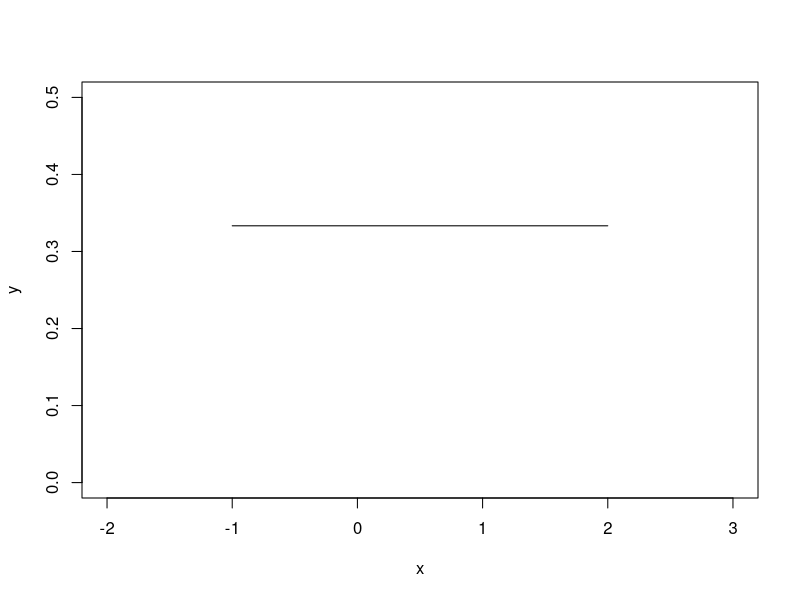
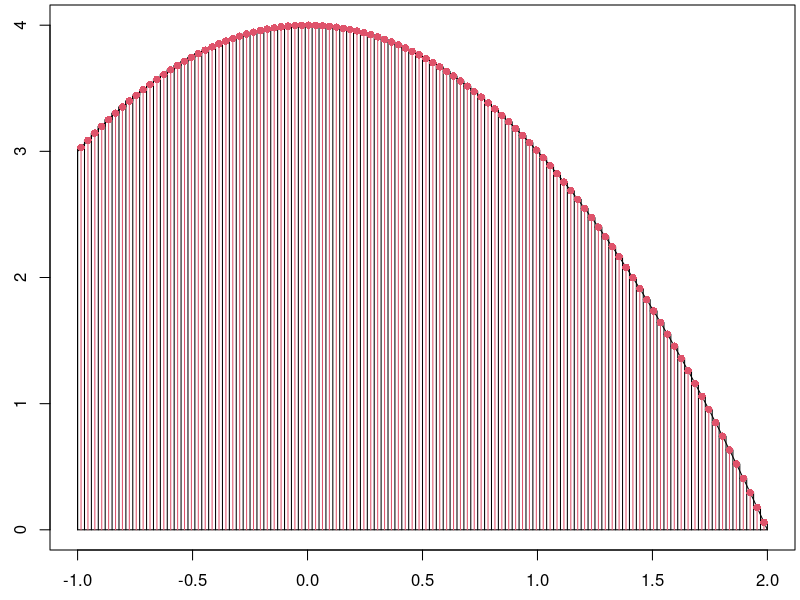
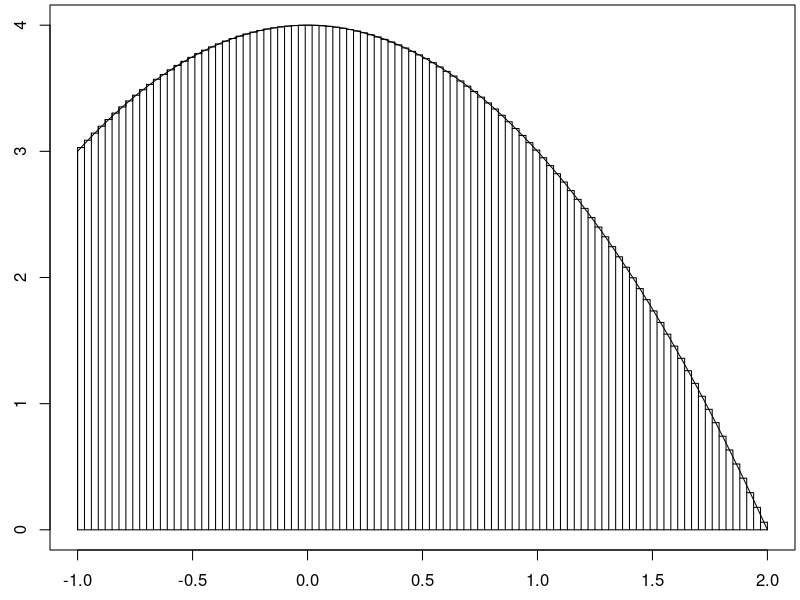
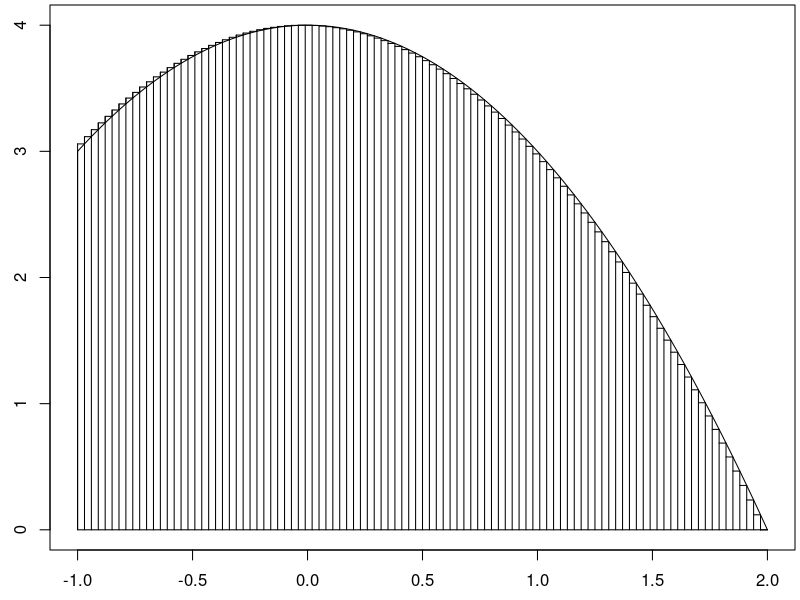
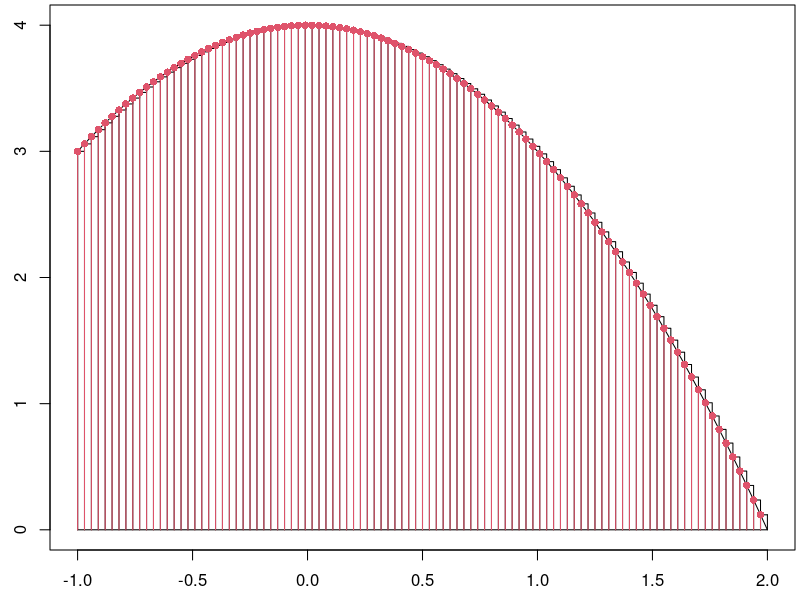
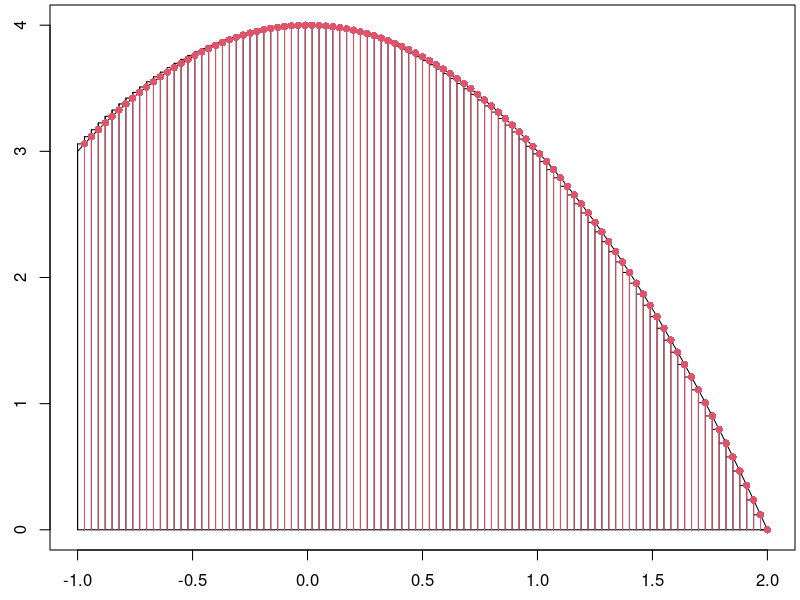

These figures' R source, in order: (Note: this script raises an error after producing the figures.)
f0 <- function(x,a=0,b=1){(1/(b-a))+0*x}

x <- seq(-1,2,0.1)
y <- f0(x,-1,2)

plot(x,y,type='l',xlim=c(-2,3),ylim=c(0,0.5))

a <- -1
b <- 2
set.seed(123)
tmp <- runif(25000,a,b)
sum(tmp <= 1.2)/25000
mean(tmp <= 1.2)
x <- length(which(tmp <= 1.2))
p <- x/length(tmp)
p
11/15





draw_rect_approx <- function(f,a,b,num_rectangles, method = "mid"){
  n <- num_rectangles
  dx <- (b-a)/n
  x <- c(a,seq(a,b,dx/100),b,a)
  y <- c(0,f(seq(a,b,dx/100)),0,0)
  par(mar=c(2.5,2.5,0.25,0.25))
  plot(x,y,type = "l")
  
  if(method == "left"){
    xi <- seq(a+0*dx/2,b-dx/2,dx)
    lines(xi,f(xi),type = "h")
    lines(xi,f(xi),type = "s")
    lines(c(xi[n],xi[n]+dx),f(c(xi[n],xi[n])),type = "l")
    lines(c(xi[n],xi[n]+dx),f(c(xi[n],xi[n])),type = "h")
  }
  else if(method == "right"){
    xi <- seq(a+dx,b+dx/2,dx)
    lines(xi-dx,f(xi),type = "h")
    lines(xi-dx,f(xi),type = "s")
    lines(c(xi[n]-dx,xi[n]),f(c(xi[n],xi[n])),type = "l")
    lines(c(xi[n]-dx,xi[n]),f(c(xi[n],xi[n])),type = "h")
  } 
  else{#Use midpoint
    xi <- seq(a+dx/2,b,dx)
    lines(xi-dx/2,f(xi),type = "h")
    lines(xi-dx/2,f(xi),type = "s")
    lines(c(xi[n]-dx/2,xi[n]+dx/2),f(c(xi[n],xi[n])),type = "l")
    lines(c(xi[n]-dx/2,xi[n]+dx/2),f(c(xi[n],xi[n])),type = "h")
  }
}


g <- function(x){4-x^2}
a <- -1
b <- 2
n <- 100
dx <- (b-a)/n
draw_rect_approx(g,a,b,n) 

#Start at half of dx to the right of a, and then step by dx.
xi <- seq(a+dx/2,b,dx)
points(xi,g(xi),pch=16,col=2)
segments(xi,rep(0,length(xi)),xi,g(xi),col=2)

Ai <- g(xi)*dx
sum(Ai)

draw_rect_approx(g,a,b,n) 
draw_rect_approx(g,a,b,n,method='right') 

draw_rect_approx(g,a,b,n,method='left') 
xi <- seq(a,b-dx,dx)
points(xi,g(xi),pch=16,col=2)
segments(xi,rep(0,length(xi)),xi,g(xi),col=2)

Ai <- g(xi)*dx
sum(Ai)

draw_rect_approx(g,a,b,n,method='right') 
xi <- seq(a+dx,b,dx)
points(xi,g(xi),pch=16,col=2)
segments(xi,rep(0,length(xi)),xi,g(xi),col=2)

Ai <- g(xi)*dx
sum(Ai)




g <- function(x){1/2*(x-1)}
a <- 1
b <- 3
n <- 25000000
dx <- (b-a)/n
draw_rect_approx(g,a,b,n) 

#Start at half of dx to the right of a, and then step by dx.
xi <- seq(a+dx/2,b,dx)
points(xi,g(xi),pch=16,col=2)
segments(xi,rep(0,length(xi)),xi,g(xi),col=2)

Ai <- g(xi)*dx
Area <- sum(Ai)
EV <- sum(xi* Ai)
EV


